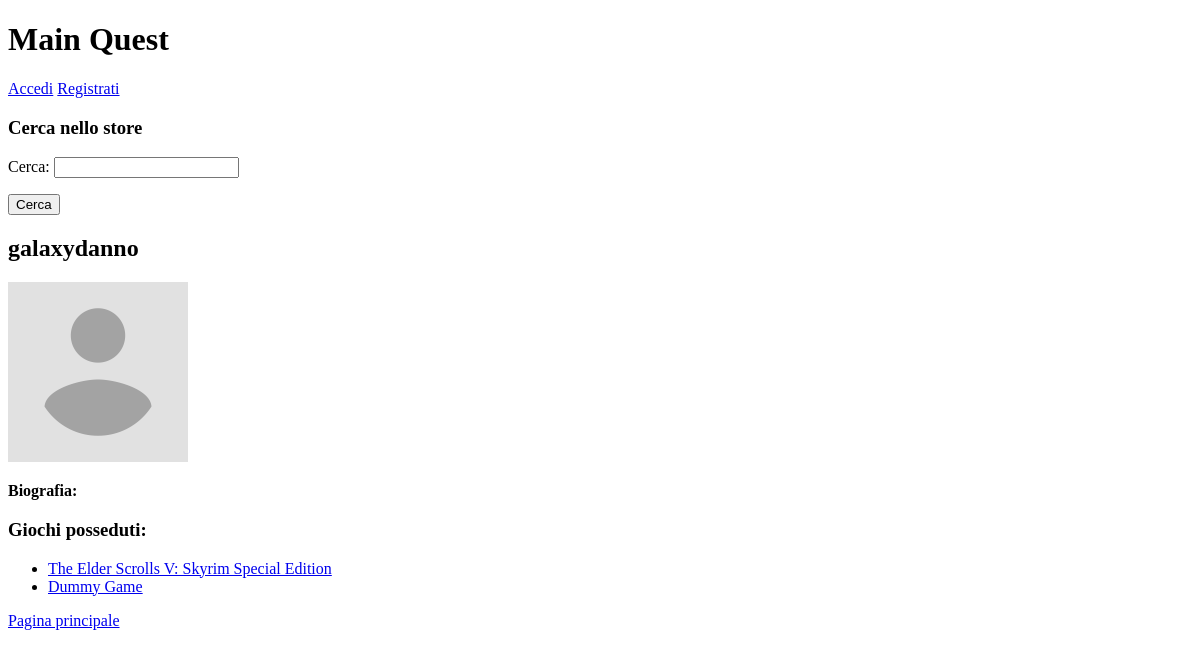
The app's page /utenti/acquirente/121, older data.
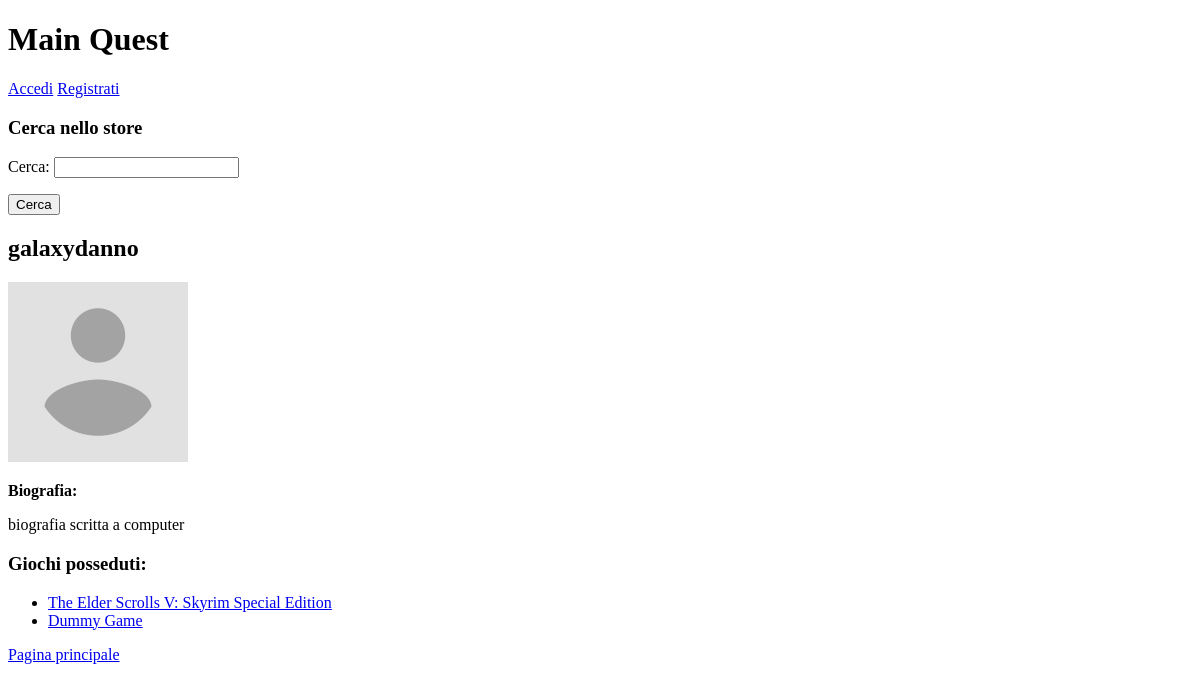
The same page, newer data.
### utenti/models.py (models this page shows, shortened)
class Acquirente(models.Model):
    user = models.OneToOneField(CustomUser, on_delete=models.CASCADE, related_name='acquirente_profile')
    nome = models.CharField(max_length=100)
    foto_profilo = models.ImageField(upload_to="profile_pics/", default="media/imgs/default_profile_image.png")
    biografia = models.TextField(blank=True, default="")
    class Meta:
        verbose_name_plural = "Acquirenti"

### utenti/views.py (the view)
# urls.py: path("acquirente/<int:pk>", ProfiloAcquirente.as_view(), name="profilo_acquirente"),
class ProfiloAcquirente(Profilo):
    model = Acquirente
    template_name = "utenti/profilo_acquirente.html"

### MainQuest/forms.py
class SearchForm(forms.Form):
    search_terms = forms.CharField(label="Cerca", max_length=100)

### utenti/views.py (called while the page is built)
    def get_context_data(self, **kwargs):
        context = super().get_context_data(**kwargs)
        if self.request.GET.get("next") is not None:
            context["next"] = self.request.GET["next"]
            context["terms"] = self.request.GET["terms"]
        form = SearchForm()
        context["search_form"] = form
        context["user_id"] = self.object.pk
        return context

### utenti/templates/utenti/profilo_acquirente.html (shortened to what this page needs)
{% extends "base.html" %}
{% load static %}
{% block content %}
    <h2>{{ acquirente.nome }}</h2>
    <img src="{% static acquirente.foto_profilo.url %}" alt="foto profilo" width="180" height="180">
    <p><strong>Biografia:</strong></p>
    <p>{{ acquirente.biografia }}</p>
    <h3>Giochi posseduti:</h3>
    <ul>
    {% for p in acquirente.prodotti.all %}
        <li><a href="{% url "pagina_negozio" p.pk %}">{{ p.titolo }}</a></li>
    {% endfor %}
    </ul>
    {% include "footer.html" %}
{% endblock %}

Row changes from the older to the newer data that the page shows:
changed Acquirente "galaxydanno": biografia (not shown) → "biografia scritta a computer"
